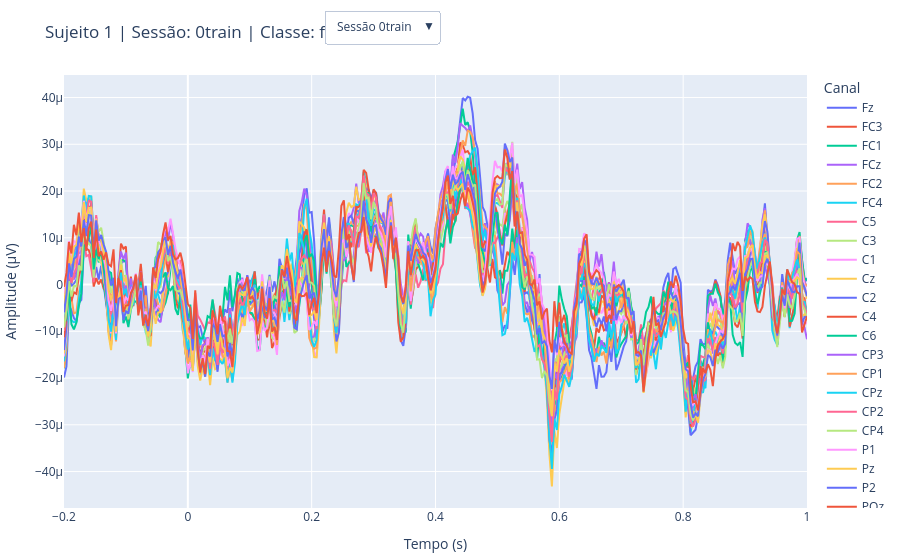

Notebook code cell kept with this figure:
### Code cell
# SELECIONAR SESSÃO

participant = 1
dataset = BNCI2014_001()
data = dataset.get_data(subjects=[participant])

session_keys = list(data[participant].keys())

classe_alvo = None   
idx = 0               # índice do trial dentro de cada sessão
ch_names = None
n_ch = None

fig = go.Figure()
traces_por_sessao = []

for s_idx, session_key in enumerate(session_keys):
    # pega o primeiro run dessa sessão
    run_key = list(data[participant][session_key].keys())[0]
    raw = data[participant][session_key][run_key]

    events, event_id = mne.events_from_annotations(raw)
    epochs = mne.Epochs(raw, events, event_id=event_id,
                         tmin=-0.2, tmax=1.0, baseline=None, preload=True)
    epochs.pick('eeg')

    if ch_names is None:
        ch_names = epochs.ch_names
        n_ch = len(ch_names)
        classe_alvo = list(event_id.keys())[0]  

    ep_classe = epochs[classe_alvo]
    trial = ep_classe[idx].get_data()[0]
    times = ep_classe.times

    inicio = len(fig.data)
    for ch_idx, ch_name in enumerate(ch_names):
        fig.add_trace(go.Scatter(
            x=times,
            y=trial[ch_idx],
            mode='lines',
            name=ch_name,
            legendgroup=f"sessao_{s_idx}",
            visible=(s_idx == 0)   
        ))
    traces_por_sessao.append((inicio, inicio + n_ch))


total_traces = len(fig.data)
buttons = []

for s_idx, session_key in enumerate(session_keys):
    visible_mask = [False] * total_traces
    inicio, fim = traces_por_sessao[s_idx]
    for i in range(inicio, fim):
        visible_mask[i] = True

    buttons.append(dict(
        label=f"Sessão {session_key}",
        method="update",
        args=[
            {"visible": visible_mask},
            {"title": f"Sujeito {participant} | Sessão: {session_key} | Classe: {classe_alvo} | Trial {idx+1}"}
        ]
    ))

fig.update_layout(
    updatemenus=[
        dict(
            buttons=buttons,
            direction="down",
            showactive=True,
            x=0.35,
            xanchor="left",
            y=1.15,
            yanchor="top"
        ),
    ],
    title=f"Sujeito {participant} | Sessão: {session_keys[0]} | Classe: {classe_alvo} | Trial {idx+1}",
    xaxis_title="Tempo (s)",
    yaxis_title="Amplitude (µV)",
    margin=dict(l=10, r=10, t=60, b=10),
    legend_title="Canal"
)

display(fig)

### Figure 1 — Plotly figure (JSON) as saved in the notebook; plotly's stock layout.template omitted (floating-point values rounded to 4 significant figures; data arrays with more than 128 entries replaced by an {"elided": "..."} marker saying what was removed)
{"data": [{"legendgroup": "sessao_0", "mode": "lines", "name": "Fz", "type": "scatter", "visible": true, "x": {"elided": "301 float values"}, "y": {"elided": "301 float values"}}, {"legendgroup": "sessao_0", "mode": "lines", "name": "FC3", "type": "scatter", "visible": true, "x": {"elided": "301 float values"}, "y": {"elided": "301 float values"}}, {"legendgroup": "sessao_0", "mode": "lines", "name": "FC1", "type": "scatter", "visible": true, "x": {"elided": "301 float values"}, "y": {"elided": "301 float values"}}, {"legendgroup": "sessao_0", "mode": "lines", "name": "FCz", "type": "scatter", "visible": true, "x": {"elided": "301 float values"}, "y": {"elided": "301 float values"}}, {"legendgroup": "sessao_0", "mode": "lines", "name": "FC2", "type": "scatter", "visible": true, "x": {"elided": "301 float values"}, "y": {"elided": "301 float values"}}, {"legendgroup": "sessao_0", "mode": "lines", "name": "FC4", "type": "scatter", "visible": true, "x": {"elided": "301 float values"}, "y": {"elided": "301 float values"}}, {"legendgroup": "sessao_0", "mode": "lines", "name": "C5", "type": "scatter", "visible": true, "x": {"elided": "301 float values"}, "y": {"elided": "301 float values"}}, {"legendgroup": "sessao_0", "mode": "lines", "name": "C3", "type": "scatter", "visible": true, "x": {"elided": "301 float values"}, "y": {"elided": "301 float values"}}, {"legendgroup": "sessao_0", "mode": "lines", "name": "C1", "type": "scatter", "visible": true, "x": {"elided": "301 float values"}, "y": {"elided": "301 float values"}}, {"legendgroup": "sessao_0", "mode": "lines", "name": "Cz", "type": "scatter", "visible": true, "x": {"elided": "301 float values"}, "y": {"elided": "301 float values"}}, {"legendgroup": "sessao_0", "mode": "lines", "name": "C2", "type": "scatter", "visible": true, "x": {"elided": "301 float values"}, "y": {"elided": "301 float values"}}, {"legendgroup": "sessao_0", "mode": "lines", "name": "C4", "type": "scatter", "visible": true, "x": {"elided": "301 float values"}, "y": {"elided": "301 float values"}}, {"legendgroup": "sessao_0", "mode": "lines", "name": "C6", "type": "scatter", "visible": true, "x": {"elided": "301 float values"}, "y": {"elided": "301 float values"}}, {"legendgroup": "sessao_0", "mode": "lines", "name": "CP3", "type": "scatter", "visible": true, "x": {"elided": "301 float values"}, "y": {"elided": "301 float values"}}, {"legendgroup": "sessao_0", "mode": "lines", "name": "CP1", "type": "scatter", "visible": true, "x": {"elided": "301 float values"}, "y": {"elided": "301 float values"}}, {"legendgroup": "sessao_0", "mode": "lines", "name": "CPz", "type": "scatter", "visible": true, "x": {"elided": "301 float values"}, "y": {"elided": "301 float values"}}, {"legendgroup": "sessao_0", "mode": "lines", "name": "CP2", "type": "scatter", "visible": true, "x": {"elided": "301 float values"}, "y": {"elided": "301 float values"}}, {"legendgroup": "sessao_0", "mode": "lines", "name": "CP4", "type": "scatter", "visible": true, "x": {"elided": "301 float values"}, "y": {"elided": "301 float values"}}, {"legendgroup": "sessao_0", "mode": "lines", "name": "P1", "type": "scatter", "visible": true, "x": {"elided": "301 float values"}, "y": {"elided": "301 float values"}}, {"legendgroup": "sessao_0", "mode": "lines", "name": "Pz", "type": "scatter", "visible": true, "x": {"elided": "301 float values"}, "y": {"elided": "301 float values"}}, {"legendgroup": "sessao_0", "mode": "lines", "name": "P2", "type": "scatter", "visible": true, "x": {"elided": "301 float values"}, "y": {"elided": "301 float values"}}, {"legendgroup": "sessao_0", "mode": "lines", "name": "POz", "type": "scatter", "visible": true, "x": {"elided": "301 float values"}, "y": {"elided": "301 float values"}}, {"legendgroup": "sessao_1", "mode": "lines", "name": "Fz", "type": "scatter", "visible": false, "x": {"elided": "301 float values"}, "y": {"elided": "301 float values"}}, {"legendgroup": "sessao_1", "mode": "lines", "name": "FC3", "type": "scatter", "visible": false, "x": {"elided": "301 float values"}, "y": {"elided": "301 float values"}}, {"legendgroup": "sessao_1", "mode": "lines", "name": "FC1", "type": "scatter", "visible": false, "x": {"elided": "301 float values"}, "y": {"elided": "301 float values"}}, {"legendgroup": "sessao_1", "mode": "lines", "name": "FCz", "type": "scatter", "visible": false, "x": {"elided": "301 float values"}, "y": {"elided": "301 float values"}}, {"legendgroup": "sessao_1", "mode": "lines", "name": "FC2", "type": "scatter", "visible": false, "x": {"elided": "301 float values"}, "y": {"elided": "301 float values"}}, {"legendgroup": "sessao_1", "mode": "lines", "name": "FC4", "type": "scatter", "visible": false, "x": {"elided": "301 float values"}, "y": {"elided": "301 float values"}}, {"legendgroup": "sessao_1", "mode": "lines", "name": "C5", "type": "scatter", "visible": false, "x": {"elided": "301 float values"}, "y": {"elided": "301 float values"}}, {"legendgroup": "sessao_1", "mode": "lines", "name": "C3", "type": "scatter", "visible": false, "x": {"elided": "301 float values"}, "y": {"elided": "301 float values"}}, {"legendgroup": "sessao_1", "mode": "lines", "name": "C1", "type": "scatter", "visible": false, "x": {"elided": "301 float values"}, "y": {"elided": "301 float values"}}, {"legendgroup": "sessao_1", "mode": "lines", "name": "Cz", "type": "scatter", "visible": false, "x": {"elided": "301 float values"}, "y": {"elided": "301 float values"}}, {"legendgroup": "sessao_1", "mode": "lines", "name": "C2", "type": "scatter", "visible": false, "x": {"elided": "301 float values"}, "y": {"elided": "301 float values"}}, {"legendgroup": "sessao_1", "mode": "lines", "name": "C4", "type": "scatter", "visible": false, "x": {"elided": "301 float values"}, "y": {"elided": "301 float values"}}, {"legendgroup": "sessao_1", "mode": "lines", "name": "C6", "type": "scatter", "visible": false, "x": {"elided": "301 float values"}, "y": {"elided": "301 float values"}}, {"legendgroup": "sessao_1", "mode": "lines", "name": "CP3", "type": "scatter", "visible": false, "x": {"elided": "301 float values"}, "y": {"elided": "301 float values"}}, {"legendgroup": "sessao_1", "mode": "lines", "name": "CP1", "type": "scatter", "visible": false, "x": {"elided": "301 float values"}, "y": {"elided": "301 float values"}}, {"legendgroup": "sessao_1", "mode": "lines", "name": "CPz", "type": "scatter", "visible": false, "x": {"elided": "301 float values"}, "y": {"elided": "301 float values"}}, {"legendgroup": "sessao_1", "mode": "lines", "name": "CP2", "type": "scatter", "visible": false, "x": {"elided": "301 float values"}, "y": {"elided": "301 float values"}}, {"legendgroup": "sessao_1", "mode": "lines", "name": "CP4", "type": "scatter", "visible": false, "x": {"elided": "301 float values"}, "y": {"elided": "301 float values"}}, {"legendgroup": "sessao_1", "mode": "lines", "name": "P1", "type": "scatter", "visible": false, "x": {"elided": "301 float values"}, "y": {"elided": "301 float values"}}, {"legendgroup": "sessao_1", "mode": "lines", "name": "Pz", "type": "scatter", "visible": false, "x": {"elided": "301 float values"}, "y": {"elided": "301 float values"}}, {"legendgroup": "sessao_1", "mode": "lines", "name": "P2", "type": "scatter", "visible": false, "x": {"elided": "301 float values"}, "y": {"elided": "301 float values"}}, {"legendgroup": "sessao_1", "mode": "lines", "name": "POz", "type": "scatter", "visible": false, "x": {"elided": "301 float values"}, "y": {"elided": "301 float values"}}], "layout": {"legend": {"title": {"text": "Canal"}}, "margin": {"b": 10, "l": 10, "r": 10, "t": 60}, "title": {"text": "Sujeito 1 | Sessão: 0train | Classe: feet | Trial 1"}, "updatemenus": [{"buttons": [{"args": [{"visible": [true, true, true, true, true, true, true, true, true, true, true, true, true, true, true, true, true, true, true, true, true, true, false, false, false, false, false, false, false, false, false, false, false, false, false, false, false, false, false, false, false, false, false, false]}, {"title": "Sujeito 1 | Sessão: 0train | Classe: feet | Trial 1"}], "label": "Sessão 0train", "method": "update"}, {"args": [{"visible": [false, false, false, false, false, false, false, false, false, false, false, false, false, false, false, false, false, false, false, false, false, false, true, true, true, true, true, true, true, true, true, true, true, true, true, true, true, true, true, true, true, true, true, true]}, {"title": "Sujeito 1 | Sessão: 1test | Classe: feet | Trial 1"}], "label": "Sessão 1test", "method": "update"}], "direction": "down", "showactive": true, "x": 0.35, "xanchor": "left", "y": 1.15, "yanchor": "top"}], "xaxis": {"title": {"text": "Tempo (s)"}}, "yaxis": {"title": {"text": "Amplitude (µV)"}}}}
